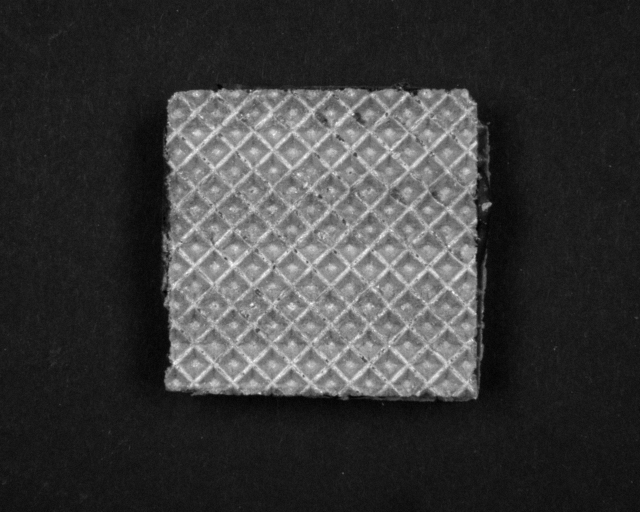
#> input picture hazelnut_wafer_01.png, 640 x 512 px; its folder holds only this picture in this run
$ python waffle.py
#> lines starting #> are read from the running program, lines starting #| are printed output that depends on the picture; after the words box and inside, x2 and y2 are one past the last pixel; in counts of white or black regions, pixels touching at a corner belong together; long printed decimals are rounded
import cv2
import numpy as np
import os


image_path = "./"
image_extension = ".png"


image_files = [
    filename
    for filename in os.listdir(image_path)
    if filename.endswith(image_extension)
]


for image_file in image_files:
    RGBimage = cv2.imread(os.path.join(image_path, image_file))
#> RGBimage is the input picture: shape (512, 640, 3); min 0, max 252, mean 58.7


    image_gray = cv2.cvtColor(RGBimage, cv2.COLOR_BGR2GRAY)
    cv2.imshow("image_gray",image_gray)


    _, binary_image = cv2.threshold(image_gray, 50, 255, cv2.THRESH_BINARY)
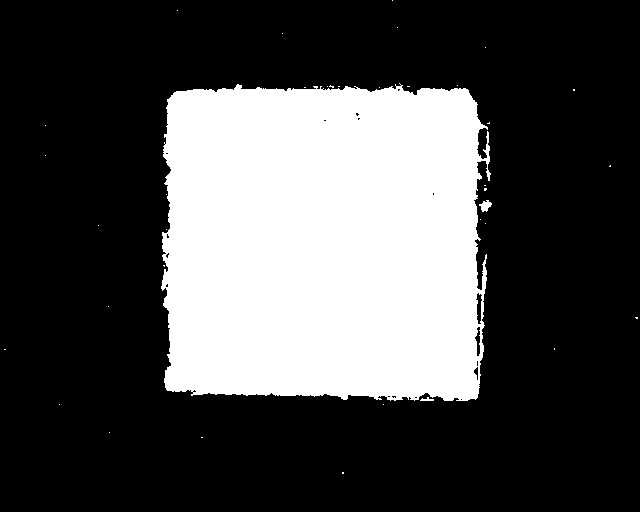
#> binary_image: shape (512, 640); 29.4% white; 37 white regions (34 under 20 px), largest, box (x1, y1, x2, y2) and area: (161, 83, 491, 401) 95989, (479, 200, 492, 212) 91, (420, 397, 434, 401) 32
    cv2.imshow("binary_image", binary_image)


    kernel = np.ones((5, 5), np.uint8)
    opening = cv2.morphologyEx(binary_image, cv2.MORPH_OPEN, kernel)
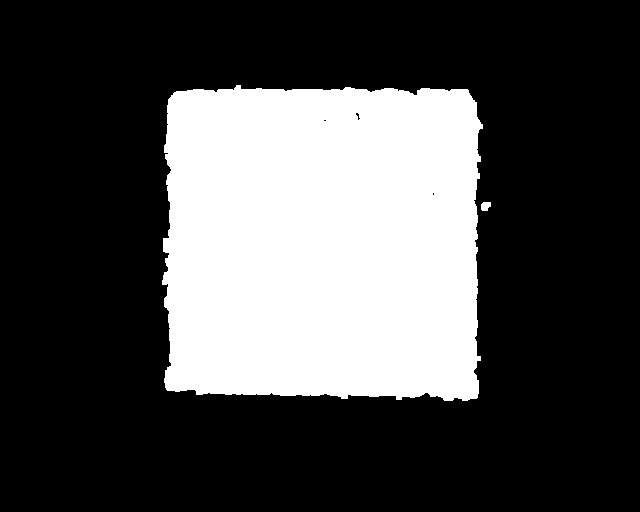
#> opening: shape (512, 640); 29% white; 2 white regions
    cv2.imshow("opening", opening)

    contours, _ = cv2.findContours(opening, cv2.RETR_EXTERNAL, cv2.CHAIN_APPROX_SIMPLE)
#> contours = 2 contours; box (x1, y1, x2, y2) and area: (162, 85, 483, 401) 94359, (481, 202, 491, 211) 60


    contour_image = RGBimage.copy()
    cv2.drawContours(contour_image, contours, -1, (0, 255, 0), 2)
    cv2.imshow("contour_image", contour_image)


    max_contour = max(contours, key=cv2.contourArea)
#> max_contour = contour of 425 points, box (x1, y1, x2, y2) (162, 85, 483, 401), area 94359
    area = cv2.contourArea(max_contour)
#> area = 94359


    index = 0
    totalcontourArea = 0


    text = f"MAXArea: {area}"
#> text = 'MAXArea: 94359.0'
    cv2.putText(contour_image, text, (10, 30), cv2.FONT_HERSHEY_SIMPLEX, 1, (0, 0, 255), 2)
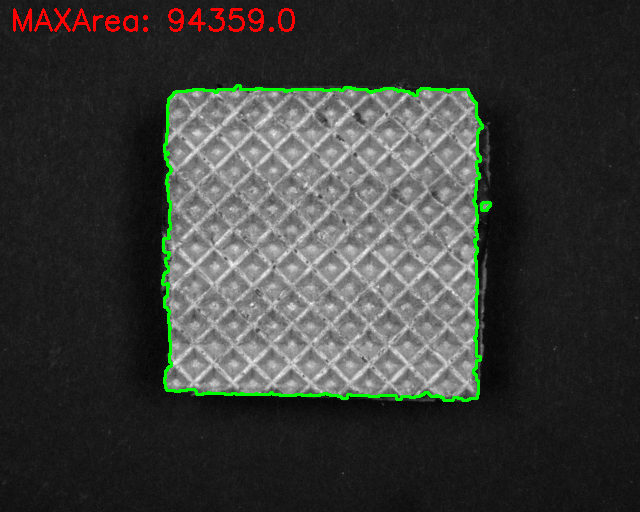
#> contour_image: shape (512, 640, 3); mean B, G, R 57.5, 60.9, 59.1


    for i, contour in enumerate(contours):
        contour_area = cv2.contourArea(contour)
        if 200 < contour_area < 99000:
            totalcontourArea=totalcontourArea + contour_area
            index=index+1

            M = cv2.moments(contour)
            if M["m00"] != 0:
                cX = int(M["m10"] / M["m00"])
                cY = int(M["m01"] / M["m00"])
            else:
                cX, cY = 0, 0

            index_text = f"Contour {index}: Area {contour_area:.2f}"
            cv2.putText(contour_image, index_text, (cX - 70, cY), cv2.FONT_HERSHEY_SIMPLEX, 0.5, (255, 0, 0), 2)
#> this loop made 2 passes
#> (contour_area, totalcontourArea, index, cX, cY, index_text) on pass 2: (94359, 94359, 1, 322, 242, 'Contour 1: Area 94359.00')
#> contour_area on pass 1: 59.5
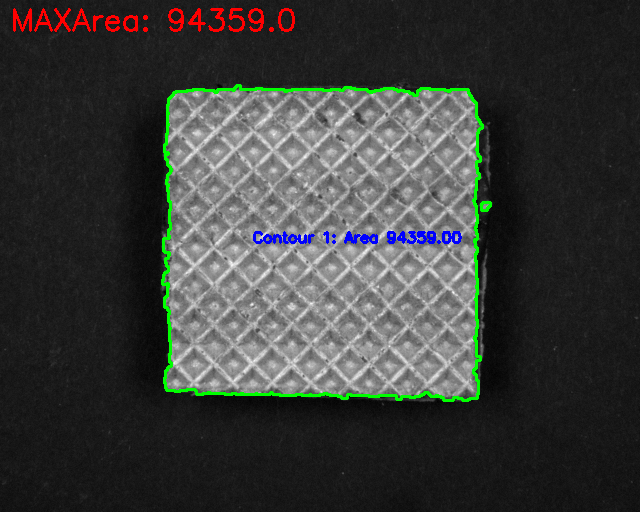
#> contour_image: shape (512, 640, 3); 0.4% of pixels changed, all inside (x1, y1, x2, y2) = (253, 231, 462, 244)
#> after the loop, index = 1; totalcontourArea = 94359

    LOSS=totalcontourArea/98000*100
#> LOSS = 96.28

    print(totalcontourArea)
#| 94359.0
    print(LOSS)
#| 96.285

    if 150 > LOSS > 96:
        cv2.putText(contour_image, "PASS", (10, 60), cv2.FONT_HERSHEY_SIMPLEX, 1, (255, 0, 0), 2)
    else:
        cv2.putText(contour_image, "FAIL", (10, 60), cv2.FONT_HERSHEY_SIMPLEX, 1, (0, 0, 255), 2)

    cv2.putText(contour_image, "totalcontourArea:"+str(int(totalcontourArea)) , (10, 90), cv2.FONT_HERSHEY_SIMPLEX, 1, (0, 0, 255), 2)
    cv2.putText(contour_image, "LOSS:"+str(int(totalcontourArea/98000*100)) , (10, 120), cv2.FONT_HERSHEY_SIMPLEX, 1, (0, 0, 255), 2)
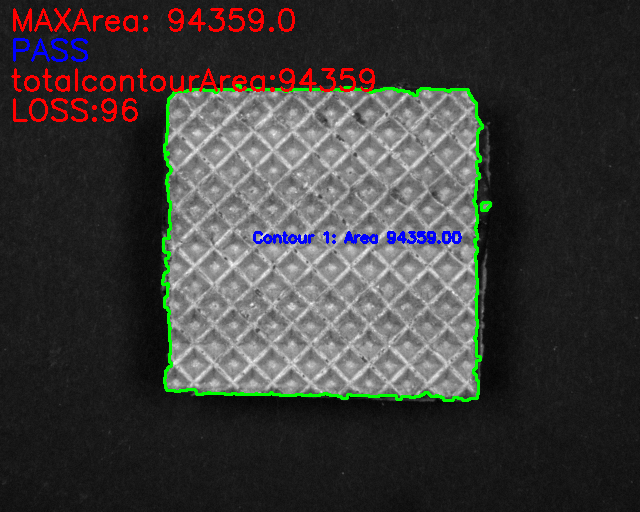
#> contour_image: shape (512, 640, 3); mean B, G, R 58, 59.7, 61.1


    cv2.imshow("Contour Image with Area", contour_image)
    cv2.waitKey(0)


cv2.destroyAllWindows()

$ run again, on hazelnut_wafer_05.png
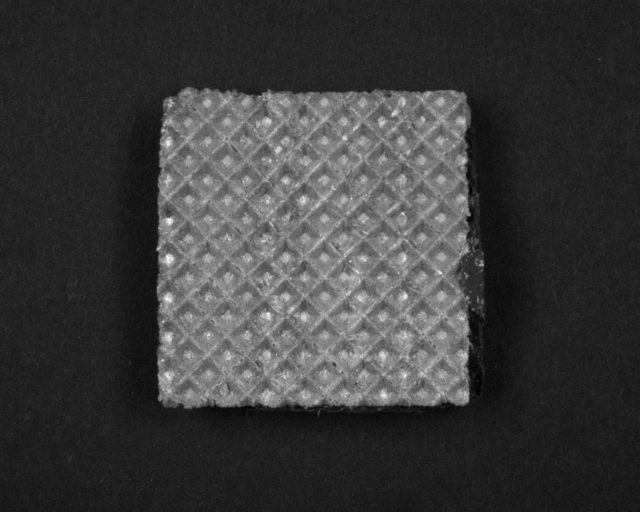
#> input picture hazelnut_wafer_05.png, 640 x 512 px
#> RGBimage is the input picture: shape (512, 640, 3); min 0, max 255, mean 59.1
#> `_, binary_image = cv2.threshold(image_gray, 50, 255, cv2.THRESH_BINARY)`:
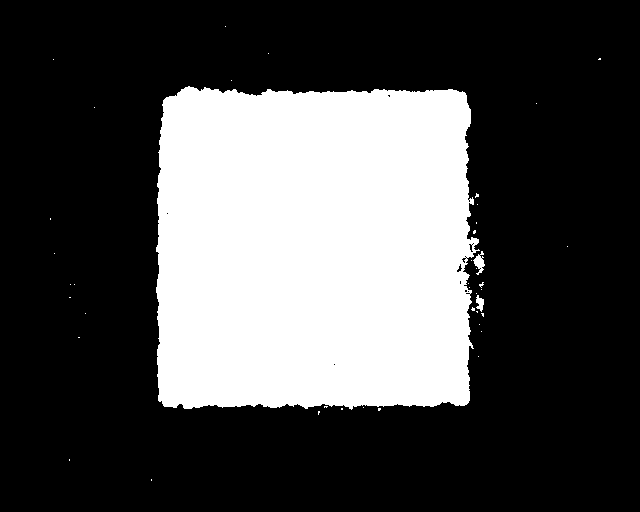
#> binary_image: shape (512, 640); 29.9% white; 42 white regions (39 under 20 px), largest, box (x1, y1, x2, y2) and area: (156, 86, 480, 410) 97636, (473, 251, 485, 275) 139, (476, 295, 484, 312) 84
#> opening: shape (512, 640); 29.7% white; 4 white regions
#> contours = 4 contours; box (x1, y1, x2, y2) and area: (156, 87, 473, 409) 96608, (474, 256, 484, 267) 74, (477, 298, 484, 305) 32, (471, 238, 477, 243) 20
#> max_contour = contour of 423 points, box (x1, y1, x2, y2) (156, 87, 473, 409), area 96608
#> area = 96608.5
#> text = 'MAXArea: 96608.5'
#> the loop `for i, contour in enumerate(contours):` made 4 passes
#> (contour_area, totalcontourArea, index, cX, cY, index_text) on pass 4: (96608.5, 96608.5, 1, 312, 248, 'Contour 1: Area 96608.50')
#> after the loop `for i, contour in enumerate(contours):`: index = 1; totalcontourArea = 96608.5
#> LOSS = 98.58
#| 96608.5
#| 98.580
#> `cv2.putText(contour_image, "LOSS:"+str(int(totalcontourArea/98000*100)..`:
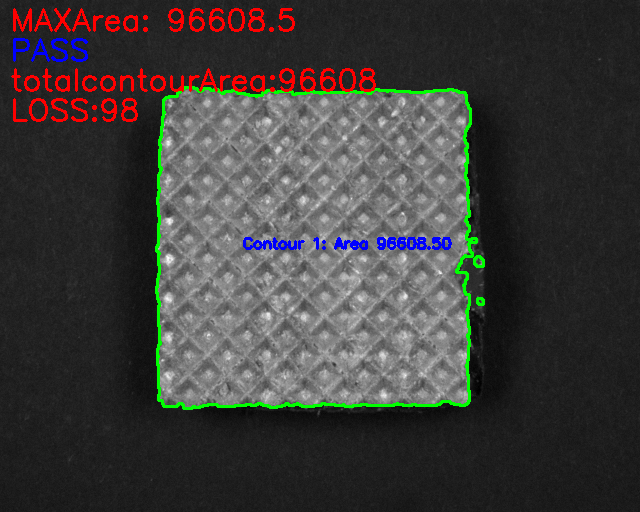
#> contour_image: shape (512, 640, 3); mean B, G, R 58.5, 60.3, 61.6

$ run again, on hazelnut_wafer_07.png
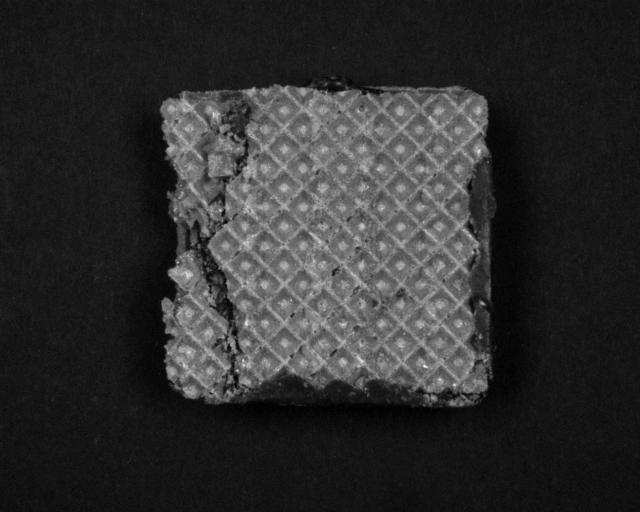
#> input picture hazelnut_wafer_07.png, 640 x 512 px
#> RGBimage is the input picture: shape (512, 640, 3); min 0, max 253, mean 46.7
#> `_, binary_image = cv2.threshold(image_gray, 50, 255, cv2.THRESH_BINARY)`:
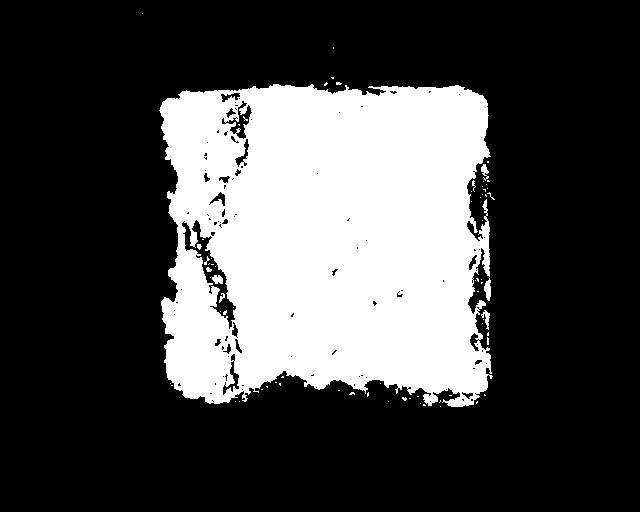
#> binary_image: shape (512, 640); 28% white; 73 white regions (64 under 20 px), largest, box (x1, y1, x2, y2) and area: (159, 84, 493, 407) 90931, (484, 278, 491, 301) 108, (481, 310, 490, 330) 76
#> opening: shape (512, 640); 27.2% white; 14 white regions
#> contours = 14 contours, 4 with area under 20; largest, box (x1, y1, x2, y2) and area: (160, 84, 490, 404) 87754, (448, 397, 471, 407) 138, (424, 394, 438, 403) 80, (482, 225, 490, 237) 70, (484, 283, 491, 297) 63
#> max_contour = contour of 927 points, box (x1, y1, x2, y2) (160, 84, 490, 404), area 87754
#> area = 87754.5
#> text = 'MAXArea: 87754.5'
#> the loop `for i, contour in enumerate(contours):` made 14 passes
#> (contour_area, totalcontourArea, index, cX, cY, index_text) on pass 14: (87754.5, 87754.5, 1, 327, 238, 'Contour 1: Area 87754.50')
#> after the loop `for i, contour in enumerate(contours):`: index = 1; totalcontourArea = 87754.5
#> LOSS = 89.55
#| 87754.5
#| 89.545
#> `cv2.putText(contour_image, "LOSS:"+str(int(totalcontourArea/98000*100)..`:
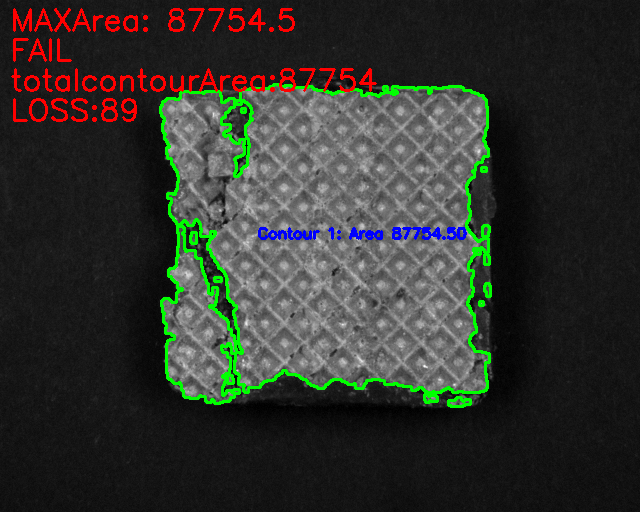
#> contour_image: shape (512, 640, 3); mean B, G, R 45, 50.6, 48.8
